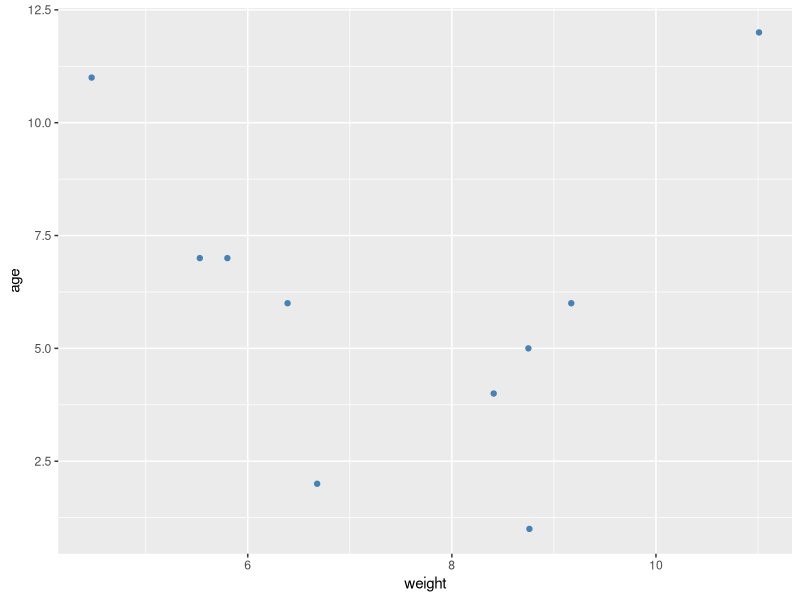
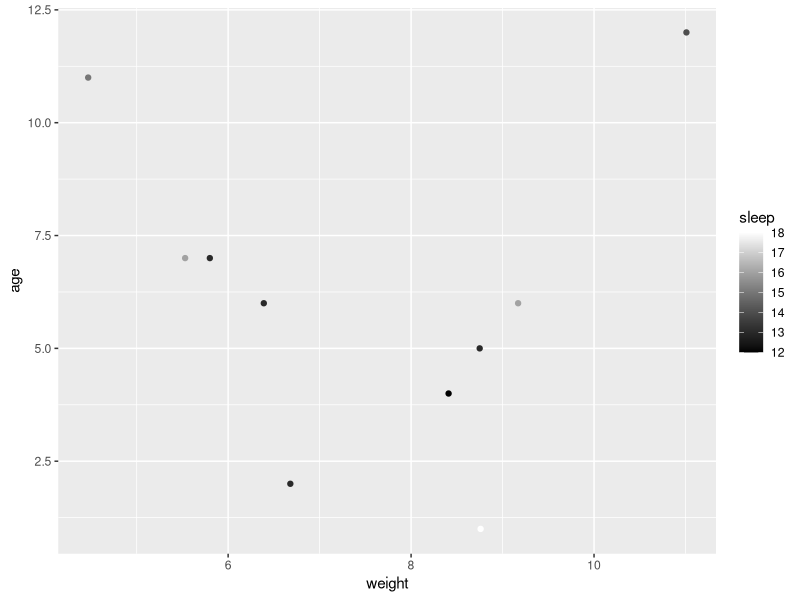
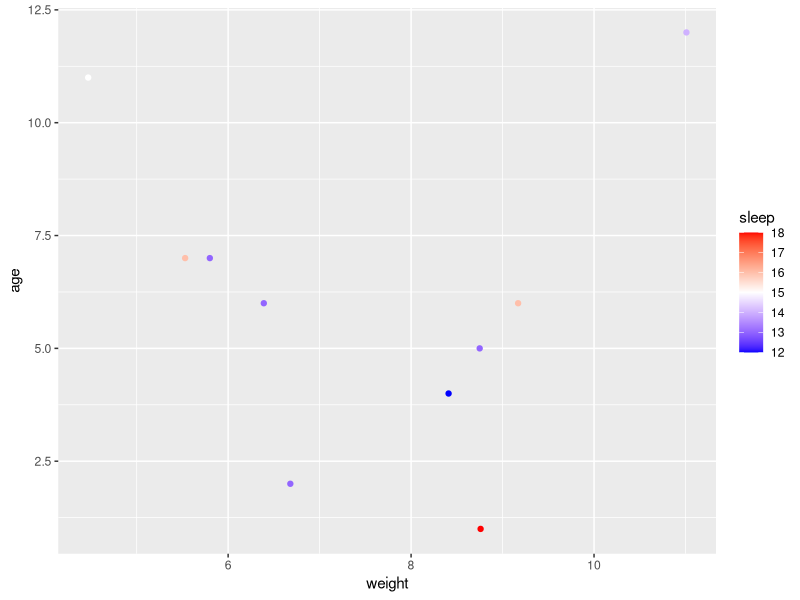
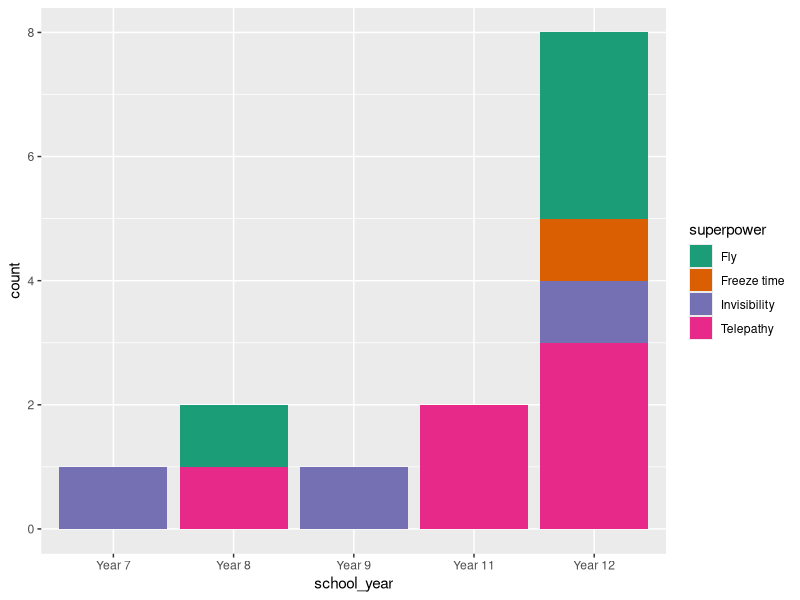
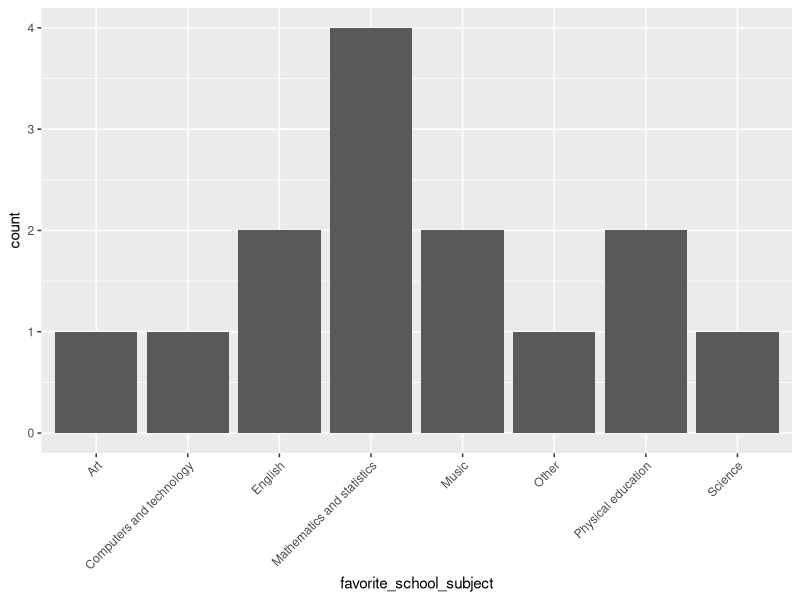
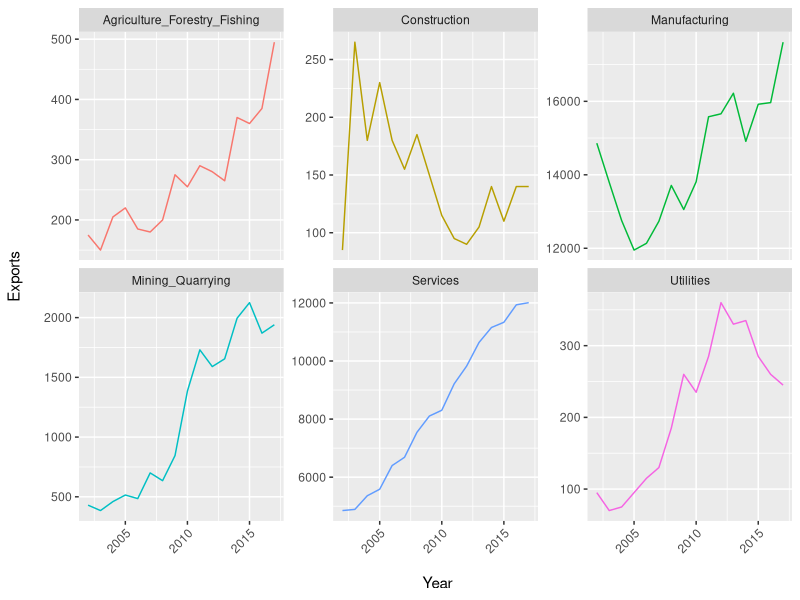

Here is the R script that generated these plots, in order:
## ---- chunk 1
library(tidyverse)
## ---- chunk 2
pets <- read_csv("data/pets.csv")
## ---- chunk 3
ggplot(pets) +
  aes(x = weight, y = age) +
  geom_point(colour = "steelblue")
## ---- chunk 4
ggplot(pets) +
  aes(x = weight, y = age, colour = sleep) +
  geom_point() +
  scale_colour_gradient(low = "gray0", high = "gray100")
## ---- chunk 5
ggplot(pets) +
  aes(x = weight, y = age, colour = sleep) +
  geom_point() +
  scale_colour_gradient2(low = "blue", mid = "white", high = "red", midpoint = 15)
## ---- chunk 6
students <- read_csv("data/students.csv")
## ---- chunk 7
students <- students %>% 
  mutate(school_year = factor(school_year, levels = c("Year 7", "Year 8", "Year 9", "Year 10",
                                                      "Year 11", "Year 12")))
## ---- chunk 8
ggplot(students) +
  aes(x = school_year, fill = superpower) +
  geom_bar() +
  scale_fill_brewer(palette = "Dark2")
## ---- chunk 9
students <- students %>% 
  mutate(school_year = as.integer(str_sub(school_year, start = 6)))
## ---- chunk 10
ggplot(students) +
  aes(x = favorite_school_subject)+
  geom_bar() +
  theme(axis.text.x = element_text(angle = 45, hjust = 1))
## ---- chunk 11
scottish_exports = read_csv("data/scottish_exports.csv")
## ---- chunk 12
ggplot(scottish_exports) +
  geom_line(aes(x = year, y = exports, colour = sector), show.legend = FALSE) +
  facet_wrap(~sector, scales = 'free_y') +
  xlab("\n Year") +
  ylab("Exports\n") +
  theme(axis.text.x = element_text(angle = 45, hjust = 1))
